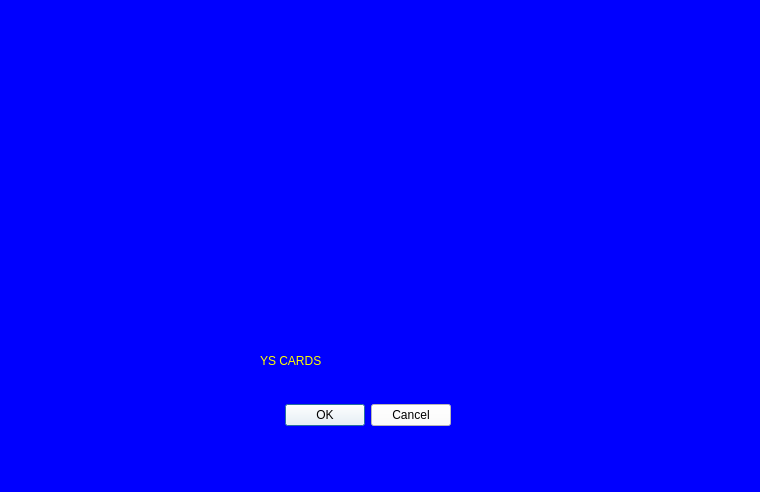
<?xml version="1.0" encoding="UTF-8"?>
<ui version="4.0">
 <class>StartDialog</class>
 <widget class="QDialog" name="StartDialog">
  <property name="geometry">
   <rect>
    <x>0</x>
    <y>0</y>
    <width>760</width>
    <height>492</height>
   </rect>
  </property>
  <property name="windowTitle">
   <string>Dialog</string>
  </property>
  <property name="styleSheet">
   <string notr="true">background-color: rgb(0, 0, 255);</string>
  </property>
  <widget class="QDialogButtonBox" name="buttonBox">
   <property name="geometry">
    <rect>
     <x>260</x>
     <y>380</y>
     <width>191</width>
     <height>71</height>
    </rect>
   </property>
   <property name="styleSheet">
    <string notr="true">background-color: rgb(255, 255, 255);</string>
   </property>
   <property name="orientation">
    <enum>Qt::Horizontal</enum>
   </property>
   <property name="standardButtons">
    <set>QDialogButtonBox::Cancel|QDialogButtonBox::Ok</set>
   </property>
  </widget>
  <widget class="QLabel" name="label">
   <property name="geometry">
    <rect>
     <x>30</x>
     <y>10</y>
     <width>691</width>
     <height>295</height>
    </rect>
   </property>
   <property name="styleSheet">
    <string notr="true">image: url(:/background/cards/32f698cc91305a1e3e6ee0acbb527faa.png);</string>
   </property>
   <property name="text">
    <string/>
   </property>
   <property name="scaledContents">
    <bool>false</bool>
   </property>
   <property name="alignment">
    <set>Qt::AlignCenter</set>
   </property>
  </widget>
  <widget class="QLabel" name="label_2">
   <property name="geometry">
    <rect>
     <x>260</x>
     <y>330</y>
     <width>211</width>
     <height>61</height>
    </rect>
   </property>
   <property name="styleSheet">
    <string notr="true">color: rgb(255, 255, 0);
font: 16pt &quot;Snap ITC&quot;;
</string>
   </property>
   <property name="text">
    <string>YS CARDS</string>
   </property>
  </widget>
  <zorder>label</zorder>
  <zorder>label_2</zorder>
  <zorder>buttonBox</zorder>
 </widget>
 <resources/>
 <connections>
  <connection>
   <sender>buttonBox</sender>
   <signal>accepted()</signal>
   <receiver>StartDialog</receiver>
   <slot>accept()</slot>
   <hints>
    <hint type="sourcelabel">
     <x>248</x>
     <y>254</y>
    </hint>
    <hint type="destinationlabel">
     <x>157</x>
     <y>274</y>
    </hint>
   </hints>
  </connection>
  <connection>
   <sender>buttonBox</sender>
   <signal>rejected()</signal>
   <receiver>StartDialog</receiver>
   <slot>reject()</slot>
   <hints>
    <hint type="sourcelabel">
     <x>316</x>
     <y>260</y>
    </hint>
    <hint type="destinationlabel">
     <x>286</x>
     <y>274</y>
    </hint>
   </hints>
  </connection>
 </connections>
</ui>
